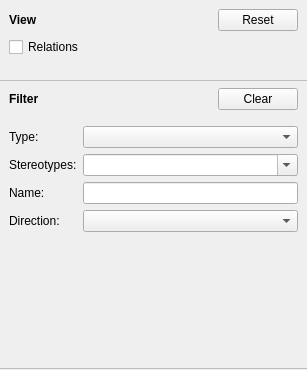
<?xml version="1.0" encoding="UTF-8"?>
<ui version="4.0">
 <class>qmt::ModelTreeFilter</class>
 <widget class="QWidget" name="qmt::ModelTreeFilter">
  <property name="geometry">
   <rect>
    <x>0</x>
    <y>0</y>
    <width>307</width>
    <height>370</height>
   </rect>
  </property>
  <property name="windowTitle">
   <string>Form</string>
  </property>
  <layout class="QVBoxLayout" name="verticalLayout" stretch="0,0,0,0,1,0">
   <property name="spacing">
    <number>6</number>
   </property>
   <property name="leftMargin">
    <number>0</number>
   </property>
   <property name="topMargin">
    <number>9</number>
   </property>
   <property name="rightMargin">
    <number>0</number>
   </property>
   <property name="bottomMargin">
    <number>0</number>
   </property>
   <item>
    <widget class="QWidget" name="viewWidget" native="true">
     <layout class="QVBoxLayout" name="verticalLayout_2">
      <property name="leftMargin">
       <number>9</number>
      </property>
      <property name="topMargin">
       <number>0</number>
      </property>
      <property name="rightMargin">
       <number>9</number>
      </property>
      <property name="bottomMargin">
       <number>0</number>
      </property>
      <item>
       <layout class="QHBoxLayout" name="horizontalLayout">
        <item>
         <widget class="QLabel" name="viewLabel">
          <property name="font">
           <font>
            <bold>true</bold>
           </font>
          </property>
          <property name="text">
           <string>View</string>
          </property>
         </widget>
        </item>
        <item>
         <spacer name="horizontalSpacer">
          <property name="orientation">
           <enum>Qt::Horizontal</enum>
          </property>
          <property name="sizeHint" stdset="0">
           <size>
            <width>0</width>
            <height>0</height>
           </size>
          </property>
         </spacer>
        </item>
        <item>
         <widget class="QPushButton" name="resetViewButton">
          <property name="font">
           <font>
            <bold>false</bold>
           </font>
          </property>
          <property name="text">
           <string>Reset</string>
          </property>
         </widget>
        </item>
       </layout>
      </item>
      <item>
       <widget class="QCheckBox" name="relationsCheckBox">
        <property name="font">
         <font>
          <bold>false</bold>
         </font>
        </property>
        <property name="text">
         <string>Relations</string>
        </property>
       </widget>
      </item>
      <item>
       <widget class="QCheckBox" name="diagramElementsCheckBox">
        <property name="maximumSize">
         <size>
          <width>16777215</width>
          <height>0</height>
         </size>
        </property>
        <property name="font">
         <font>
          <bold>false</bold>
         </font>
        </property>
        <property name="text">
         <string>Diagram Elements</string>
        </property>
       </widget>
      </item>
     </layout>
    </widget>
   </item>
   <item>
    <spacer name="verticalSpacer_3">
     <property name="orientation">
      <enum>Qt::Vertical</enum>
     </property>
     <property name="sizeHint" stdset="0">
      <size>
       <width>0</width>
       <height>10</height>
      </size>
     </property>
    </spacer>
   </item>
   <item>
    <widget class="Line" name="line">
     <property name="enabled">
      <bool>false</bool>
     </property>
     <property name="frameShadow">
      <enum>QFrame::Plain</enum>
     </property>
     <property name="orientation">
      <enum>Qt::Horizontal</enum>
     </property>
    </widget>
   </item>
   <item>
    <widget class="QWidget" name="filterWidget" native="true">
     <layout class="QVBoxLayout" name="verticalLayout_3" stretch="0,0,1">
      <property name="leftMargin">
       <number>9</number>
      </property>
      <property name="topMargin">
       <number>0</number>
      </property>
      <property name="rightMargin">
       <number>9</number>
      </property>
      <property name="bottomMargin">
       <number>0</number>
      </property>
      <item>
       <layout class="QHBoxLayout" name="horizontalLayout_2">
        <item>
         <widget class="QLabel" name="filterLabel">
          <property name="font">
           <font>
            <bold>true</bold>
           </font>
          </property>
          <property name="text">
           <string>Filter</string>
          </property>
         </widget>
        </item>
        <item>
         <spacer name="horizontalSpacer_2">
          <property name="orientation">
           <enum>Qt::Horizontal</enum>
          </property>
          <property name="sizeHint" stdset="0">
           <size>
            <width>0</width>
            <height>0</height>
           </size>
          </property>
         </spacer>
        </item>
        <item>
         <widget class="QPushButton" name="clearFilterButton">
          <property name="font">
           <font>
            <bold>false</bold>
           </font>
          </property>
          <property name="text">
           <string>Clear</string>
          </property>
         </widget>
        </item>
       </layout>
      </item>
      <item>
       <spacer name="verticalSpacer_4">
        <property name="orientation">
         <enum>Qt::Vertical</enum>
        </property>
        <property name="sizeHint" stdset="0">
         <size>
          <width>0</width>
          <height>10</height>
         </size>
        </property>
       </spacer>
      </item>
      <item>
       <layout class="QFormLayout" name="filterGroup">
        <item row="0" column="0">
         <widget class="QLabel" name="typeLabel">
          <property name="font">
           <font>
            <bold>false</bold>
           </font>
          </property>
          <property name="text">
           <string>Type:</string>
          </property>
         </widget>
        </item>
        <item row="1" column="0">
         <widget class="QLabel" name="stereotypesLabel">
          <property name="font">
           <font>
            <bold>false</bold>
           </font>
          </property>
          <property name="text">
           <string>Stereotypes:</string>
          </property>
         </widget>
        </item>
        <item row="0" column="1">
         <widget class="QComboBox" name="typeComboBox"/>
        </item>
        <item row="1" column="1">
         <widget class="QComboBox" name="stereotypesComboBox">
          <property name="editable">
           <bool>true</bool>
          </property>
         </widget>
        </item>
        <item row="2" column="0">
         <widget class="QLabel" name="nameLabel">
          <property name="text">
           <string>Name:</string>
          </property>
         </widget>
        </item>
        <item row="2" column="1">
         <widget class="QLineEdit" name="nameLineEdit"/>
        </item>
        <item row="3" column="0">
         <widget class="QLabel" name="directionLabel">
          <property name="font">
           <font>
            <bold>false</bold>
           </font>
          </property>
          <property name="text">
           <string>Direction:</string>
          </property>
         </widget>
        </item>
        <item row="3" column="1">
         <widget class="QComboBox" name="directionComboBox"/>
        </item>
       </layout>
      </item>
     </layout>
    </widget>
   </item>
   <item>
    <spacer name="verticalSpacer">
     <property name="orientation">
      <enum>Qt::Vertical</enum>
     </property>
     <property name="sizeHint" stdset="0">
      <size>
       <width>0</width>
       <height>0</height>
      </size>
     </property>
    </spacer>
   </item>
   <item>
    <widget class="Line" name="line_2">
     <property name="enabled">
      <bool>false</bool>
     </property>
     <property name="frameShadow">
      <enum>QFrame::Plain</enum>
     </property>
     <property name="orientation">
      <enum>Qt::Horizontal</enum>
     </property>
    </widget>
   </item>
  </layout>
 </widget>
 <resources/>
 <connections/>
</ui>
